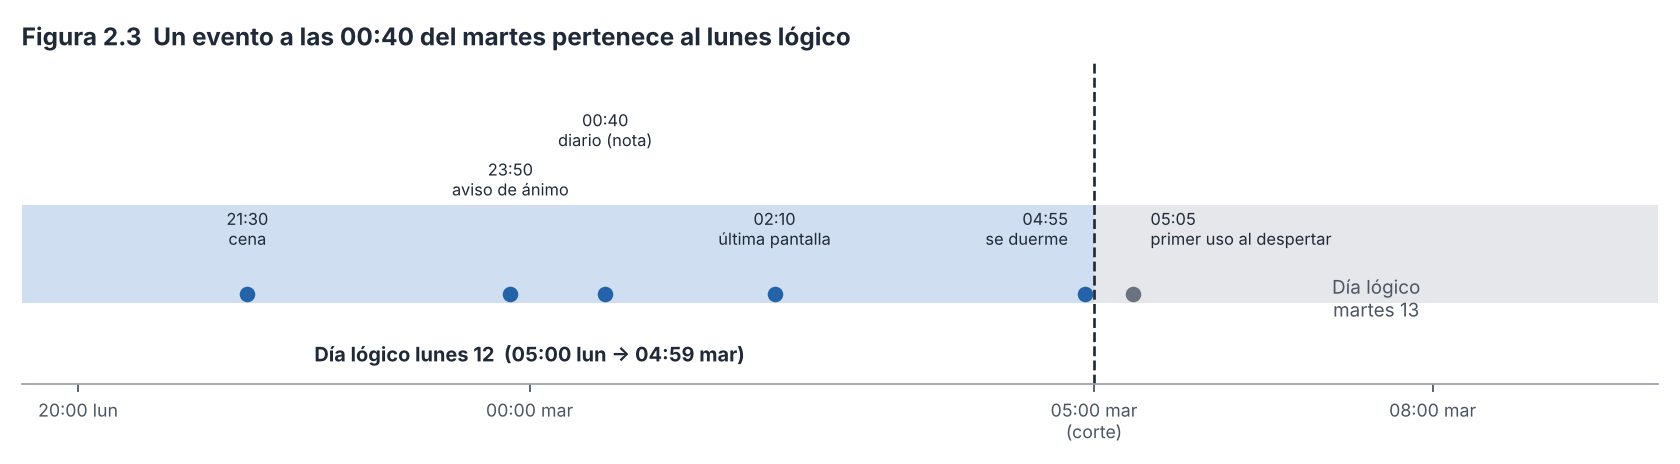

Reproduce this figure in Python.
"""Figura 2.3 - Día lógico (corte 05:00) con eventos sintéticos de una noche. Uso: python fig03_dia_logico.py [salida.png]"""
import sys
import matplotlib
matplotlib.use("Agg")
import matplotlib.pyplot as plt
import estilo  # paleta y tipografía comunes (módulo 12)

ev = [("21:30", 21.5, "cena"), ("23:50", 23.83, "aviso de ánimo"), ("00:40", 24.67, "diario (nota)"),
      ("02:10", 26.17, "última pantalla"), ("04:55", 28.92, "se duerme"), ("05:05", 29.35, "primer uso al despertar")]
fig, ax = plt.subplots(figsize=(10.5, 2.9), dpi=160)
ax.axvspan(5, 29, ymin=.25, ymax=.55, color=estilo.AZUL_CLARO, alpha=.55, lw=0)
ax.axvspan(29, 34, ymin=.25, ymax=.55, color=estilo.REJILLA, lw=0)
ax.axvline(29, color=estilo.TINTA, lw=1.2, ls="--")
ax.text(24, 0.10, "Día lógico lunes 12  (05:00 lun → 04:59 mar)", ha="center", fontsize=9, color=estilo.TINTA, weight="bold")
ax.text(31.5, 0.30, "Día lógico\nmartes 13", ha="center", fontsize=8.5, color=estilo.TINTA_2)
for i, (h, x, t) in enumerate(ev):
    ax.plot(x, 0.40, "o", ms=6, color=estilo.AZUL if x < 29 else estilo.GRIS)
    ha = "right" if h == "04:55" else ("left" if h == "05:05" else "center")
    dx = -0.15 if h == "04:55" else (0.15 if h == "05:05" else 0)
    ax.text(x + dx, 0.62 + 0.22 * (i % 3 if h not in ("04:55", "05:05") else 0), f"{h}\n{t}", ha=ha, fontsize=7.4, color=estilo.TINTA)
ax.set_xlim(19.5, 34); ax.set_ylim(0, 1.45); ax.set_yticks([])
ax.set_xticks([20, 24, 29, 32]); ax.set_xticklabels(["20:00 lun", "00:00 mar", "05:00 mar\n(corte)", "08:00 mar"], fontsize=8)
for s in ["top", "right", "left"]: ax.spines[s].set_visible(False)
ax.set_title("Figura 2.3  Un evento a las 00:40 del martes pertenece al lunes lógico", loc="left", fontsize=11, weight="bold", color=estilo.TINTA)
fig.tight_layout()
fig.savefig(sys.argv[1] if len(sys.argv) > 1 else "fig03_dia_logico.png")
